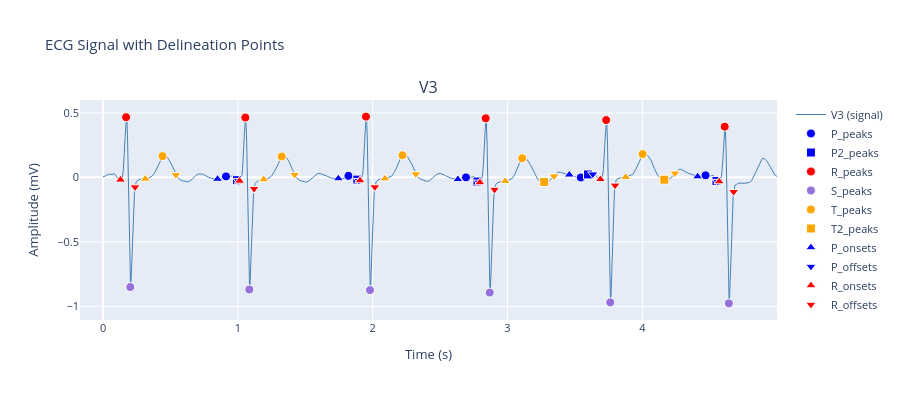

The notebook cell saved with this chart:
### Code cell
from delineators import WTdelineatorWrapper

WT_delineator = WTdelineatorWrapper()
cleaned_signal, QRS_features = WT_delineator.delineate(staff_signal, staff_sampling_rate)
print(staff_channel_names)
display(QRS_features[2])
visualizer = DebugVisualizer(cleaned_signal, QRS_features, staff_sampling_rate, staff_channel_names)
visualizer.show(channel_indices=[2])

### Figure 1 — Plotly figure (JSON) as saved in the notebook; plotly's stock layout.template omitted (floating-point values rounded to 4 significant figures; data arrays with more than 128 entries replaced by an {"elided": "..."} marker saying what was removed)
{"data": [{"hovertemplate": "<b>Signal</b><br>Time: %{x:.3f}s<br>Amplitude: %{y:.3f}<extra></extra>", "line": {"color": "steelblue", "width": 1}, "mode": "lines", "name": "V3 (signal)", "type": "scatter", "x": {"elided": "5000 float values"}, "xaxis": "x", "y": {"elided": "5000 float values"}, "yaxis": "y"}, {"hovertemplate": "<b>P_peaks</b><br>Time: %{x:.3f}s<br>Amplitude: %{y:.3f}<extra></extra>", "marker": {"color": "blue", "line": {"color": "white", "width": 1}, "size": 9, "symbol": "circle"}, "mode": "markers", "name": "P_peaks", "type": "scatter", "x": [0.912, 1.82, 2.692, 3.544, 4.469], "xaxis": "x", "y": [0.007595, 0.01174, -6.921e-05, -0.0009521, 0.01587], "yaxis": "y"}, {"hovertemplate": "<b>P2_peaks</b><br>Time: %{x:.3f}s<br>Amplitude: %{y:.3f}<extra></extra>", "marker": {"color": "blue", "line": {"color": "white", "width": 1}, "size": 9, "symbol": "square"}, "mode": "markers", "name": "P2_peaks", "type": "scatter", "x": [0.993, 1.886, 2.777, 3.597, 4.55], "xaxis": "x", "y": [-0.02158, -0.0172, -0.03239, 0.02261, -0.02804], "yaxis": "y"}, {"hovertemplate": "<b>R_peaks</b><br>Time: %{x:.3f}s<br>Amplitude: %{y:.3f}<extra></extra>", "marker": {"color": "red", "line": {"color": "white", "width": 1}, "size": 9, "symbol": "circle"}, "mode": "markers", "name": "R_peaks", "type": "scatter", "x": [0.171, 1.055, 1.95, 2.838, 3.732, 4.611], "xaxis": "x", "y": [0.4663, 0.4637, 0.4709, 0.4579, 0.4443, 0.3931], "yaxis": "y"}, {"hovertemplate": "<b>S_peaks</b><br>Time: %{x:.3f}s<br>Amplitude: %{y:.3f}<extra></extra>", "marker": {"color": "mediumpurple", "line": {"color": "white", "width": 1}, "size": 9, "symbol": "circle"}, "mode": "markers", "name": "S_peaks", "type": "scatter", "x": [0.202, 1.085, 1.98, 2.868, 3.762, 4.642], "xaxis": "x", "y": [-0.85, -0.8695, -0.8736, -0.8934, -0.969, -0.9768], "yaxis": "y"}, {"hovertemplate": "<b>T_peaks</b><br>Time: %{x:.3f}s<br>Amplitude: %{y:.3f}<extra></extra>", "marker": {"color": "orange", "line": {"color": "white", "width": 1}, "size": 9, "symbol": "circle"}, "mode": "markers", "name": "T_peaks", "type": "scatter", "x": [0.441, 1.325, 2.221, 3.109, 4.002], "xaxis": "x", "y": [0.1647, 0.1616, 0.1714, 0.1481, 0.1806], "yaxis": "y"}, {"hovertemplate": "<b>T2_peaks</b><br>Time: %{x:.3f}s<br>Amplitude: %{y:.3f}<extra></extra>", "marker": {"color": "orange", "line": {"color": "white", "width": 1}, "size": 9, "symbol": "square"}, "mode": "markers", "name": "T2_peaks", "type": "scatter", "x": [3.272, 4.163], "xaxis": "x", "y": [-0.03598, -0.01772], "yaxis": "y"}, {"hovertemplate": "<b>P_onsets</b><br>Time: %{x:.3f}s<br>Amplitude: %{y:.3f}<extra></extra>", "marker": {"color": "blue", "line": {"color": "white", "width": 1}, "size": 9, "symbol": "triangle-up"}, "mode": "markers", "name": "P_onsets", "type": "scatter", "x": [0.849, 1.745, 2.632, 3.458, 4.41], "xaxis": "x", "y": [-0.01341, -0.00919, -0.0156, 0.01999, 0.005915], "yaxis": "y"}, {"hovertemplate": "<b>P_offsets</b><br>Time: %{x:.3f}s<br>Amplitude: %{y:.3f}<extra></extra>", "marker": {"color": "blue", "line": {"color": "white", "width": 1}, "size": 9, "symbol": "triangle-down"}, "mode": "markers", "name": "P_offsets", "type": "scatter", "x": [1.003, 1.898, 2.787, 3.633, 4.559], "xaxis": "x", "y": [-0.02724, -0.02551, -0.03814, 0.025, -0.0331], "yaxis": "y"}, {"hovertemplate": "<b>R_onsets</b><br>Time: %{x:.3f}s<br>Amplitude: %{y:.3f}<extra></extra>", "marker": {"color": "red", "line": {"color": "white", "width": 1}, "size": 9, "symbol": "triangle-up"}, "mode": "markers", "name": "R_onsets", "type": "scatter", "x": [0.129, 1.012, 1.906, 2.795, 3.689, 4.57], "xaxis": "x", "y": [-0.01924, -0.0274, -0.02475, -0.03998, -0.01519, -0.03252], "yaxis": "y"}, {"hovertemplate": "<b>R_offsets</b><br>Time: %{x:.3f}s<br>Amplitude: %{y:.3f}<extra></extra>", "marker": {"color": "red", "line": {"color": "white", "width": 1}, "size": 9, "symbol": "triangle-down"}, "mode": "markers", "name": "R_offsets", "type": "scatter", "x": [0.237, 1.12, 2.016, 2.904, 3.798, 4.677], "xaxis": "x", "y": [-0.07542, -0.08779, -0.07482, -0.09441, -0.06172, -0.1112], "yaxis": "y"}, {"hovertemplate": "<b>T_onsets</b><br>Time: %{x:.3f}s<br>Amplitude: %{y:.3f}<extra></extra>", "marker": {"color": "orange", "line": {"color": "white", "width": 1}, "size": 9, "symbol": "triangle-up"}, "mode": "markers", "name": "T_onsets", "type": "scatter", "x": [0.313, 1.192, 2.091, 2.983, 3.877], "xaxis": "x", "y": [-0.01181, -0.01663, -0.01017, -0.03011, 0.001622], "yaxis": "y"}, {"hovertemplate": "<b>T_offsets</b><br>Time: %{x:.3f}s<br>Amplitude: %{y:.3f}<extra></extra>", "marker": {"color": "orange", "line": {"color": "white", "width": 1}, "size": 9, "symbol": "triangle-down"}, "mode": "markers", "name": "T_offsets", "type": "scatter", "x": [0.54, 1.421, 2.32, 3.345, 4.242], "xaxis": "x", "y": [0.01973, 0.02153, 0.02612, 0.008986, 0.03181], "yaxis": "y"}], "layout": {"annotations": [{"font": {"size": 16}, "showarrow": false, "text": "V3", "x": 0.5, "xanchor": "center", "xref": "paper", "y": 1, "yanchor": "bottom", "yref": "paper"}], "font": {"size": 11}, "height": 400, "hovermode": "x unified", "title": {"text": "ECG Signal with Delineation Points"}, "xaxis": {"anchor": "y", "domain": [0, 1], "title": {"text": "Time (s)"}}, "yaxis": {"anchor": "x", "domain": [0, 1], "title": {"text": "Amplitude (mV)"}}}}
